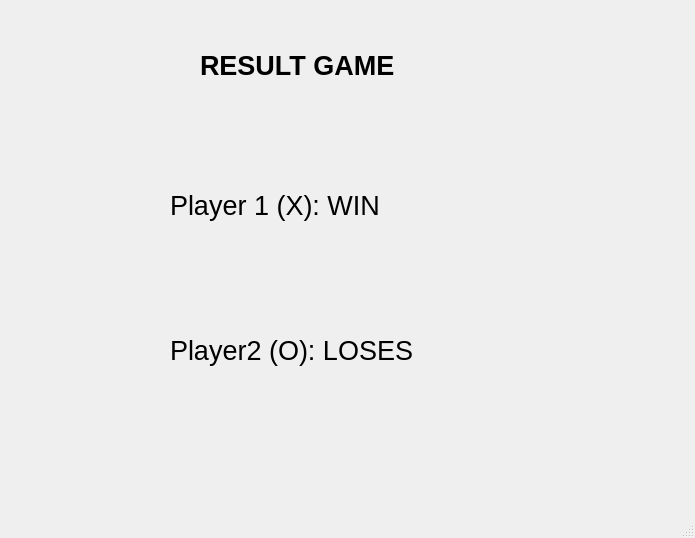
<?xml version="1.0" encoding="UTF-8"?>
<ui version="4.0">
 <class>MainWindow</class>
 <widget class="QMainWindow" name="MainWindow">
  <property name="geometry">
   <rect>
    <x>0</x>
    <y>0</y>
    <width>695</width>
    <height>538</height>
   </rect>
  </property>
  <property name="windowTitle">
   <string>MainWindow</string>
  </property>
  <widget class="QWidget" name="centralwidget">
   <widget class="QLabel" name="result">
    <property name="geometry">
     <rect>
      <x>200</x>
      <y>10</y>
      <width>361</width>
      <height>111</height>
     </rect>
    </property>
    <property name="font">
     <font>
      <pointsize>20</pointsize>
      <weight>75</weight>
      <bold>true</bold>
     </font>
    </property>
    <property name="text">
     <string>RESULT GAME</string>
    </property>
   </widget>
   <widget class="QLabel" name="win">
    <property name="geometry">
     <rect>
      <x>170</x>
      <y>160</y>
      <width>431</width>
      <height>91</height>
     </rect>
    </property>
    <property name="font">
     <font>
      <pointsize>20</pointsize>
      <weight>50</weight>
      <italic>false</italic>
      <bold>false</bold>
      <underline>false</underline>
      <strikeout>false</strikeout>
      <kerning>true</kerning>
     </font>
    </property>
    <property name="text">
     <string>Player 1 (X): WIN</string>
    </property>
   </widget>
   <widget class="QLabel" name="loss">
    <property name="geometry">
     <rect>
      <x>170</x>
      <y>300</y>
      <width>521</width>
      <height>101</height>
     </rect>
    </property>
    <property name="font">
     <font>
      <pointsize>20</pointsize>
      <weight>50</weight>
      <bold>false</bold>
     </font>
    </property>
    <property name="text">
     <string>Player2 (O): LOSES</string>
    </property>
   </widget>
  </widget>
  <widget class="QMenuBar" name="menubar">
   <property name="geometry">
    <rect>
     <x>0</x>
     <y>0</y>
     <width>695</width>
     <height>26</height>
    </rect>
   </property>
  </widget>
  <widget class="QStatusBar" name="statusbar"/>
 </widget>
 <resources/>
 <connections/>
</ui>
